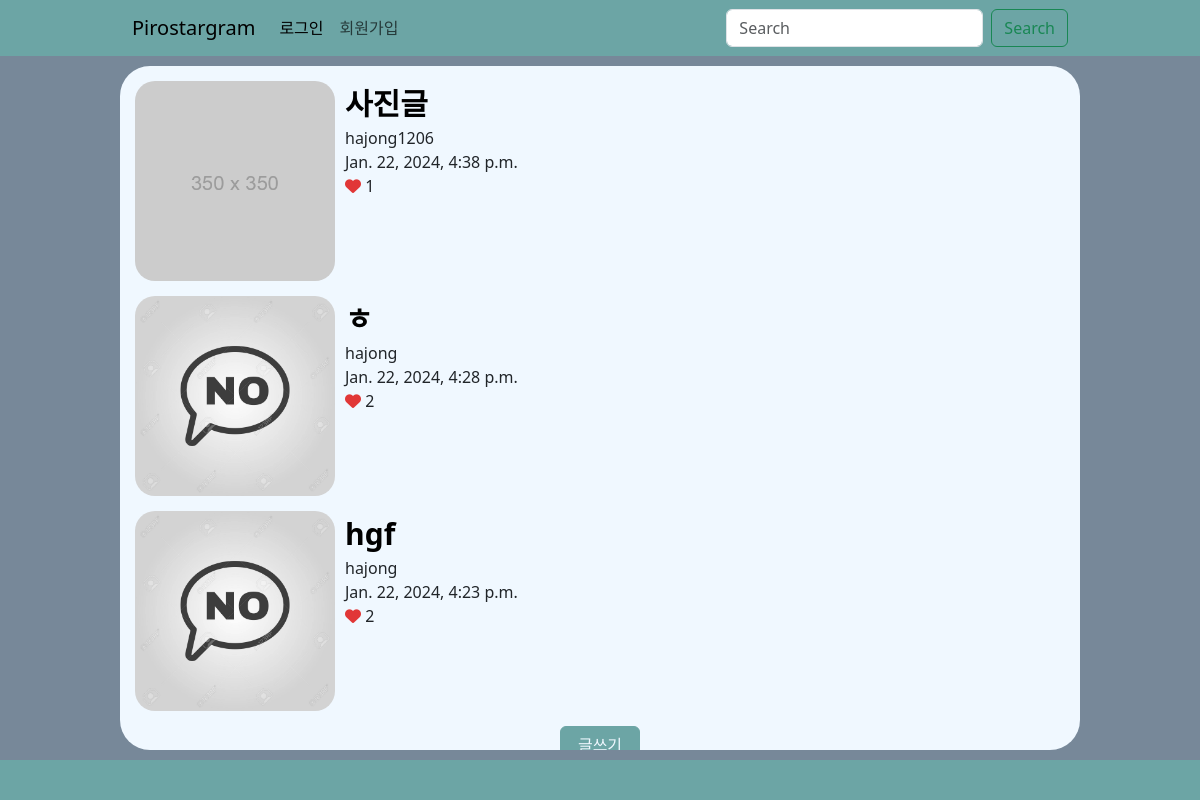
Before: / with the older database file.
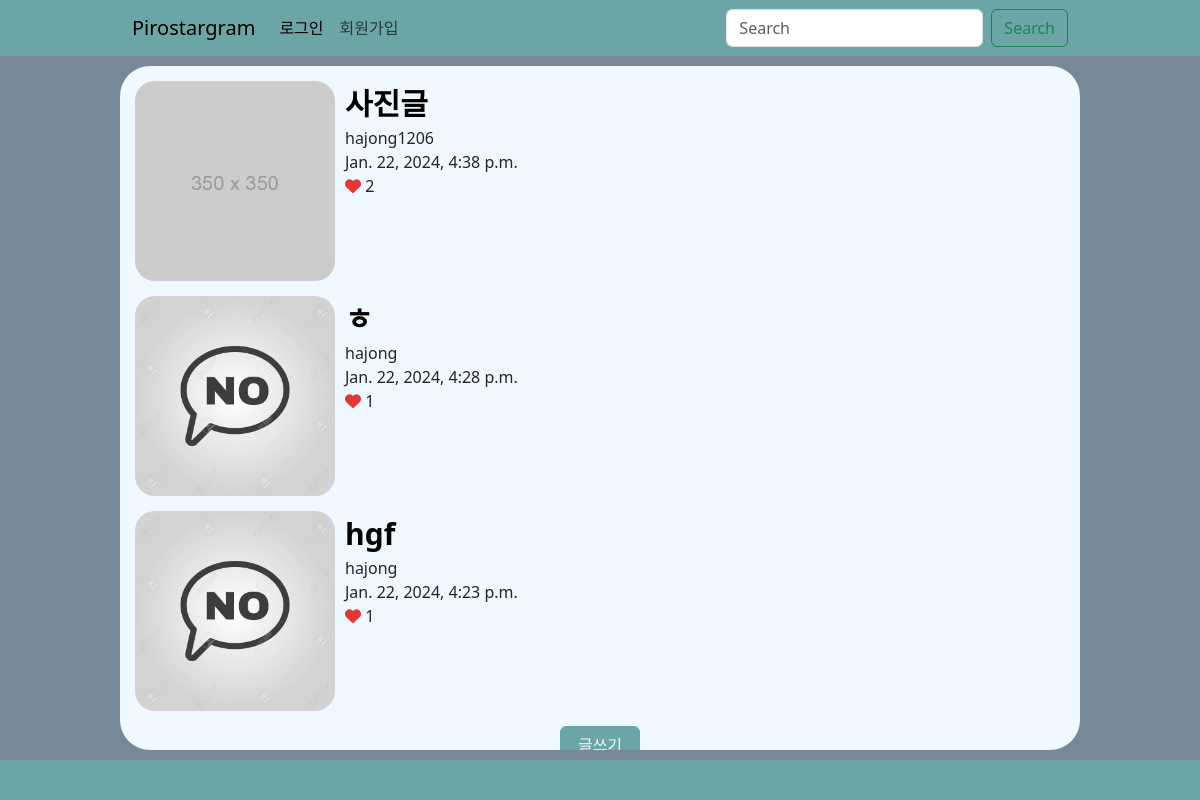
After: the same page with the newer database file.
### post/models.py (models this page shows, shortened)
class Post(models.Model):
    post_user = models.ForeignKey(User, on_delete = models.CASCADE, null=True, blank=True, related_name='post_user')
    title = models.CharField('제목',max_length=30)
    photo = models.ImageField('이미지', blank=True, upload_to='posts/%Y%m%d')
    content = models.TextField('내용', max_length=300)
    like = models.ManyToManyField(User, related_name='likes',blank=True)
    like_count = models.PositiveIntegerField(default=0) #0또는 양수만 받는 필드
    created_at = models.DateTimeField(auto_now_add=True)

### user/models.py (models this page shows, shortened)
class User(AbstractUser):
    first_name = None
    last_name = None
    username = models.CharField(max_length=10, unique=True)

### post/views.py (the view)
# urls.py: path('', main, name='main'),
def main(request):
    search_txt = request.GET.get('search_txt')
    posts = Post.objects.all().order_by('-created_at')
    if search_txt:
        posts = posts.filter(title__icontains = search_txt)
    ctx = {'posts': posts}
    return render(request, 'posts/main.html', context=ctx)

### templates/posts/main.html
{% extends 'base.html' %}
{% load static %}
{% block content %}
<div class="main_container">
    <div class="main_modal_container">
        <ul>
            {% for post in posts%}
            <li>
                {% if post.photo.url != null %}
                <img src="{{ post.photo.url }}" alt="">
                {% else %}
                <img src="{% static 'image/40265653-no-연설-거품-아이콘-기호-없음-플랫-벡터-일러스트-레이션.jpg' %}" alt="">
                {% endif %}
                <div class="post_list_item_info">
                    <span class="post_title"><a href="{% url 'post:detail' post.pk %}">{{post.title}}</a></span>
                    <span class="post_user_name">{{post.post_user.username}}</span>
                    <span class="post_create_date">{{post.created_at}}</span>
                    <span><i class="fa-solid fa-heart"></i>  {{post.like_count}}</span>
                </div>
            </li>
            {% endfor %}
        </ul>
        <button class="btn"><a href="{% url 'post:create' %}">글쓰기</a></button>
    </div>
</div>
{% endblock %}

### templates/base.html (shortened to what this page needs)
{% load static %}
<!DOCTYPE html>
<html lang="en">
<head>
    <link href="https://cdn.jsdelivr.net/npm/bootstrap@5.3.1/dist/css/bootstrap.min.css" rel="stylesheet">
    <link rel="stylesheet" href="{% static 'css/navbar_footer.css' %}?after">
    <link rel="stylesheet" href="{% static 'css/main.css' %}?after">
    <link rel="stylesheet" href="{% static 'css/user_create.css' %}?after">
    <link rel="stylesheet" href="{% static 'css/post_create.css' %}?after">
    <link rel="stylesheet" href="{% static 'css/post_detail.css' %}?after">
</head>
<body>
    {% include 'navbar.html'%}
    {% block content %}
    {% endblock %}
    {% include 'footer.html'%}
</body>
</html>

### templates/navbar.html (shortened to what this page needs)
<nav class="navbar navbar-expand-lg nav-bg">
    <div class="container-fluid">
      <a class="navbar-brand" href="/">Pirostargram</a>
      <div class="collapse navbar-collapse" id="navbarSupportedContent">
        <ul class="navbar-nav me-auto mb-2 mb-lg-0">
            {% if user.is_authenticated %}
            <li class="nav-item">
                <a class="nav-link" href="">{{request.user.username}}님 환영합니다.</a>
            </li>
            <li class="nav-item">
                <a class="nav-link" href="{% url 'user:logout' %}">로그아웃</a>
            </li>
            <li class="nav-item">
              <a class="nav-link" href="{% url 'post:create' %}">글쓰기</a>
            </li>
            {% else %}
            <li class="nav-item">
                <a class="nav-link active" href="{% url 'user:login' %}">로그인</a>
            </li>
            <li class="nav-item">
                <a class="nav-link" href="{% url 'user:create' %}">회원가입</a>
            </li>
            {% endif %}
        </ul>
        <form action="/" method="get" class="d-flex">
          <input class="form-control me-2" name="search_txt" type="text" placeholder="Search" aria-label="Search">
          <button class="btn btn-outline-success" type="submit">Search</button>
        </form>
      </div>
    </div>
  </nav>

### templates/footer.html
<footer class="navbar navbar-expand-lg nav-bg footer">
</footer>

### static/css/navbar_footer.css (style rules this page uses)
.container-fluid { height: 5vh; width: 80%; }
.nav-bg { background-color: rgb(108, 165, 165); }
.footer { height: 5vh; }

### static/css/main.css (style rules this page uses)
* { margin: 0; padding: 0; }
.main_container { display: flex; justify-content: center; background-color: lightslategray; height: calc(90vh - 16px) }
.main_modal_container { display: flex; flex-direction: column; border-radius: 30px; margin: 10px 0; background-color: aliceblue; width: 80%; overflow-y: scroll; }
.main_modal_container ul { list-style: none; padding-left: 0; margin: 0; }
.main_modal_container li { display: flex; margin: 15px; }
.main_modal_container img { width: 200px; height: 200px; object-fit: cover; border-radius: 20px; }
.post_list_item_info { display: flex; flex-direction: column; }
.post_list_item_info span { margin-left: 10px; }
.post_list_item_info span i { color: rgb(225, 55, 55); }
.post_title a { text-decoration-line: none; color: black; }
.post_list_item_info span:nth-of-type(1) { font-size: 30px; font-weight: bold; }
.main_modal_container button a { color: aliceblue; text-decoration-line: none; }
.main_modal_container .btn { width: 80px; margin: 0 auto; border-color: rgb(108, 165, 165); background-color: rgb(108, 165, 165); }

### static/css/user_create.css (style rules this page uses)
* { margin: 0; padding: 0; }

### static/css/post_create.css (style rules this page uses)
* { margin: 0; padding: 0; }

### static/css/post_detail.css (style rules this page uses)
* { margin: 0; padding: 0; }
a { text-decoration-line: none; }

Changed rows visible on the page:
changed Post "사진글": like_count "1" → "2"
changed Post "Jan. 22, 2024, 4:28 p.m.": like_count "2" → "1"
changed Post "hgf": like_count "2" → "1"
